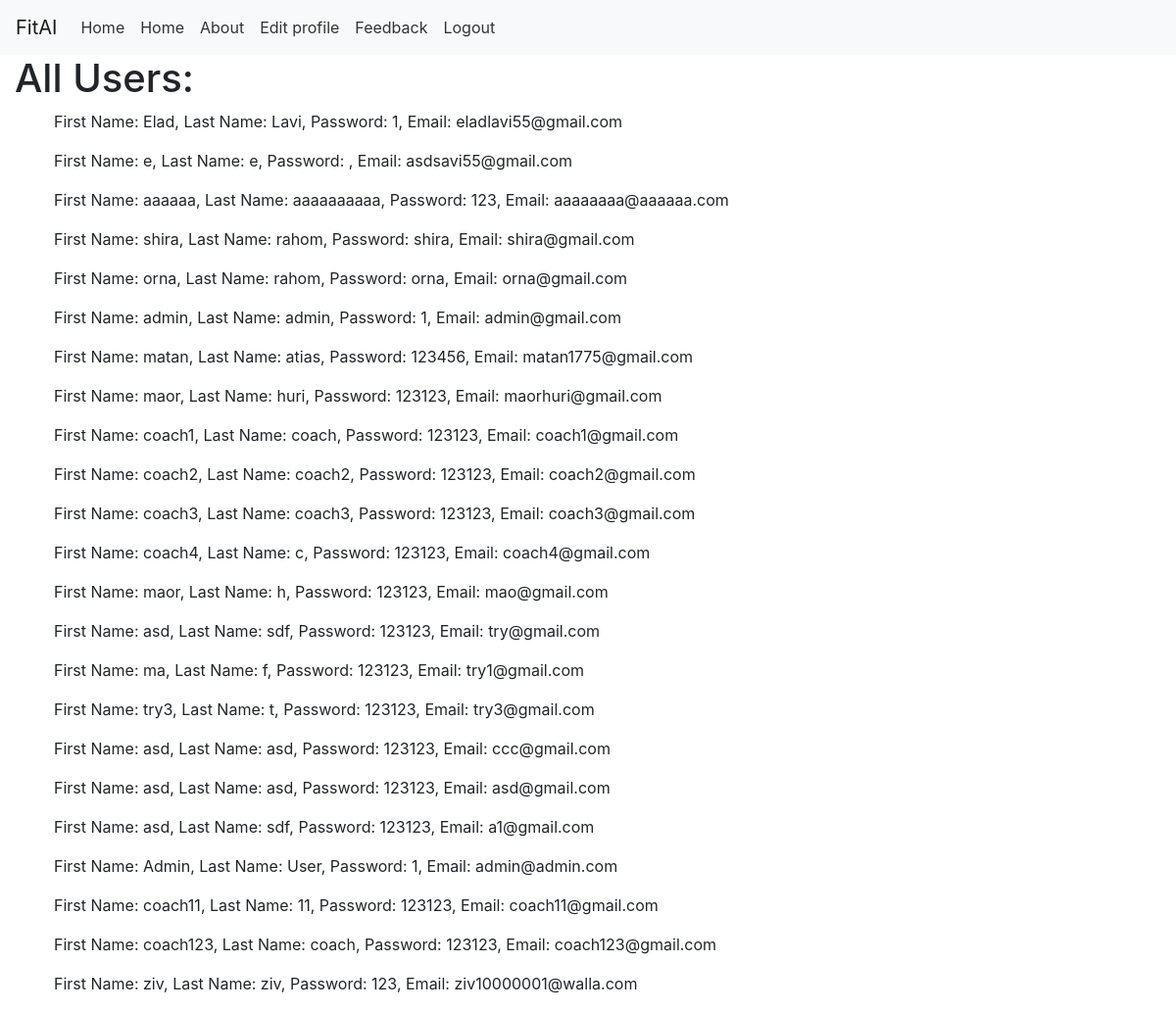
Before: /view with the older database file.
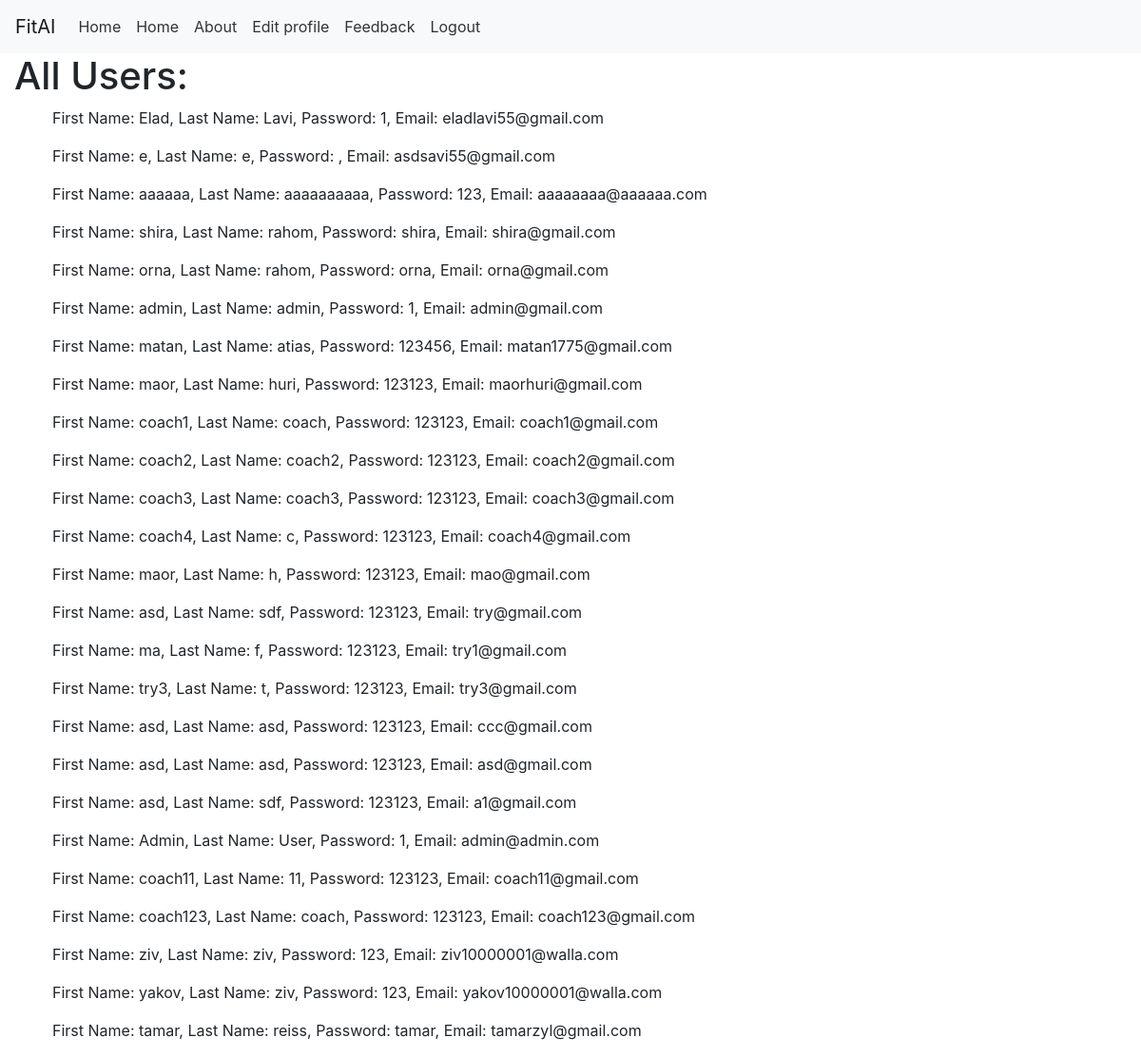
After: the same page with the newer database file.
### main.py (models this page shows, shortened)
class Users(db.Model):
    id = db.Column(db.Integer, primary_key=True)  # השתנה מ-_id ל-id
    first_name = db.Column(db.String(100))
    last_name = db.Column(db.String(100))
    email = db.Column(db.String(100), unique=True, nullable=False)
    password = db.Column(db.String(100))
    age = db.Column(db.Integer)
    weight = db.Column(db.Float)
    height = db.Column(db.Float)
    user_type = db.Column(db.String(50))  # שדה סוג המשתמש החדש
    about_me = db.Column(db.Text, nullable=True)  # עמודה חדשה שתשמור את הטקסט על המאמן

### main.py (the view)
@app.route("/view")
def view():
    return render_template("view.html", values=Users.query.all())

### main.py (called while the page is built)
@app.context_processor
def inject_user():
    user_email = session.get("email")
    user = Users.query.filter_by(email=user_email).first() if user_email else None
    return dict(current_user=user)

### Templates/view.html (shortened to what this page needs)
{%extends "base.html" %}
{% block content %}
<!DOCTYPE html>
<html lang="en">
<head>
</head>
<body>
    <h1>All Users:</h1>
    <ul>
        {% for x in values %}
            <p>First Name: {{ x.first_name }}, Last Name: {{ x.last_name }}, Password: {{ x.password }}, Email: {{ x.email }}</p>
        {% endfor %}
    </ul>
</body>
</html>
{% endblock %}

### Templates/base.html (shortened to what this page needs)
<!DOCTYPE html>
<html lang="en">
<head>
    <link rel="stylesheet" href="https://stackpath.bootstrapcdn.com/bootstrap/4.3.1/css/bootstrap.min.css">
</head>
<body>
<nav class="navbar navbar-expand-lg navbar-light bg-light">
    <a class="navbar-brand" href="#">FitAI</a>
    <div class="collapse navbar-collapse" id="navbarNav">
        <ul class="navbar-nav">
           <li class="nav-item">
            <a class="nav-link" href="{% if session.get('user_type') == 'Admin' %}{{ url_for('admin') }}{% elif session.get('user_type') == 'Coach' %}{{ url_for('coach') }}{% else %}{{ url_for('user') }}{% endif %}">Home</a>
            <li class="nav-item {% if request.endpoint == 'home' %}active{% endif %}">
                <a class="nav-link" href="/home">Home</a>
            </li>
            <li class="nav-item">
            <li class="nav-item {% if request.endpoint == 'about' %}active{% endif %}">
                <a class="nav-link" href="/about">About</a>
            </li>
            <li class="nav-item {% if request.endpoint == 'edit_user' %}active{% endif %}">
                <a class="nav-link" href="/edit_user">Edit profile</a>
            </li>
            <li class="nav-item {% if request.endpoint == 'feedback' %}active{% endif %}">
                <a class="nav-link" href="/feedback">Feedback</a>
            </li>
            <li class="nav-item">
                <a class="nav-link" href="/logout">Logout</a>
            </li>
        </ul>
    </div>
</nav>
<div class="container-fluid">
    {% block content %}
    {% endblock %}
</div>
</body>
</html>

### Templates/base.html (style rules this page uses)
.navbar-nav .nav-item .nav-link { color: #333; }

Changed rows visible on the page:
added Users: first_name "yakov", last_name "ziv", password "123", email "yakov10000001@walla.com"
added Users: first_name "tamar", last_name "reiss", password "tamar", email "tamarzyl@gmail.com"
